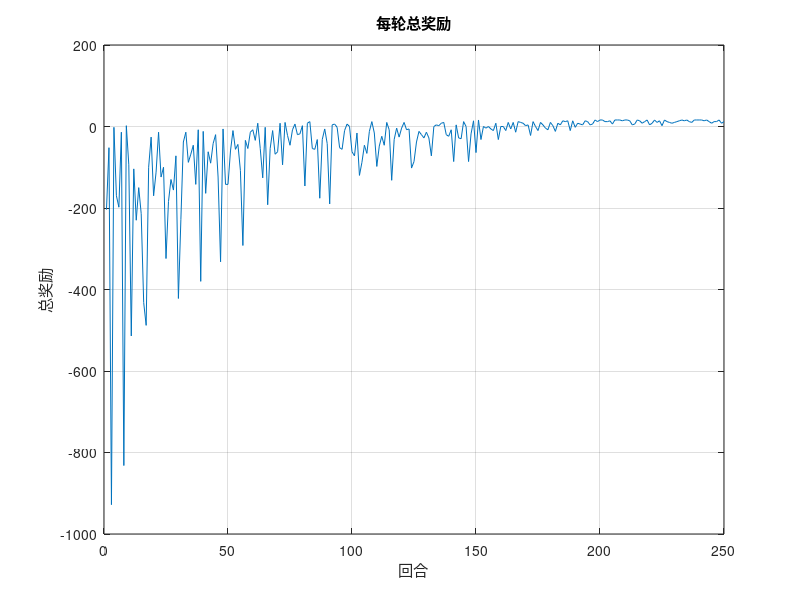
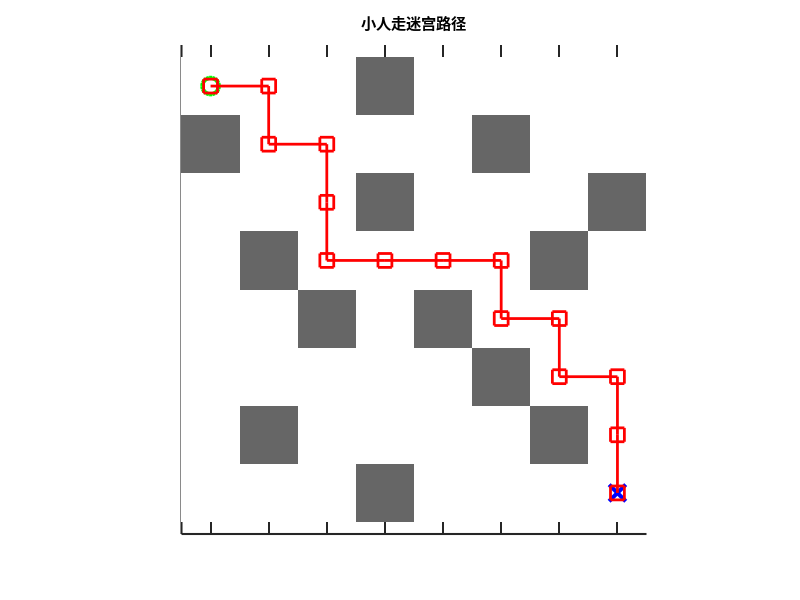

MATLAB code to generate these figures, in order:
clear; clc; close all;

% 设置随机数种子
rng(1);

% 定义迷宫
maze = [0 0 0 1 0 0 0 0;
        1 0 0 0 0 1 0 0;
        0 0 0 1 0 0 0 1;
        0 1 0 0 0 0 1 0;
        0 0 1 0 1 0 0 0;
        0 0 0 0 0 1 0 0;
        0 1 0 0 0 0 1 0;
        0 0 0 1 0 0 0 0];

numRows = size(maze, 1);
numCols = size(maze, 2);
numStates = numRows * numCols;

% Q-Learning 参数
numEpisodes = 250;  % 训练回合数
gamma = 0.9;         % 折扣因子
alpha = 0.1;         % 学习率
epsilon = 1;       % 初始探索率

% 初始化 Q 表
Q = zeros(numStates, 4); % 4个动作: 上, 下, 左, 右

% 用于记录每轮总奖励
totalRewards = zeros(numEpisodes, 1);

% 定义动作
actions = [ -1, 0;  % 上
             1, 0;  % 下
             0, -1; % 左
             0, 1]; % 右

% 训练 Q-Learning
for episode = 1:numEpisodes
    % 初始化状态
    state = 1;  % 从(1,1)开始
    totalReward = 0; % 初始化每轮总奖励
    
    while true
        % 选择动作
        if rand < epsilon
            action = randi(4); % 探索
        else
            [~, action] = max(Q(state, :)); % 利用
        end

        % 计算新状态
        [row, col] = ind2sub([numRows, numCols], state);
        newRow = row + actions(action, 1);
        newCol = col + actions(action, 2);
        
        % 检查新状态是否有效
        if newRow >= 1 && newRow <= numRows && newCol >= 1 && newCol <= numCols && maze(newRow, newCol) == 0
            newState = sub2ind([numRows, numCols], newRow, newCol);
        else
            newState = state; % 如果无效，保持在当前状态
        end

        % 奖励设定
        reward = (newState == numStates) * 30; % 到达终点奖励20
        if newState ~= state
            reward = reward - 1; % 每次有效移动给予-1的惩罚
        end
        
        totalReward = totalReward + reward; % 累加总奖励
        
        % 更新 Q 值
        Q(state, action) = Q(state, action) + alpha * (reward + gamma * max(Q(newState, :)) - Q(state, action));

        % 更新状态
        state = newState;

        if state == numStates
            break; % 到达终点，结束回合
        end
    end
    
    totalRewards(episode) = totalReward; % 记录每轮总奖励

    % 随着训练进展逐步减少 epsilon
    epsilon = max(0.1, epsilon * 0.99); % 保证 epsilon 不小于 0.1
end

% 打印学习到的 Q 表
disp('Q表:');
disp(Q);

% 从起点到终点找到最佳路径
path = [];
state = 1; % 从(1,1)开始
while state ~= numStates
    path = [path; state]; % 记录路径
    [~, action] = max(Q(state, :)); % 选择最优动作

    % 获取当前的行和列
    [row, col] = ind2sub([numRows, numCols], state);
    newRow = row + actions(action, 1); % 计算新行
    newCol = col + actions(action, 2); % 计算新列

    % 检查新状态是否有效
    if newRow >= 1 && newRow <= numRows && newCol >= 1 && newCol <= numCols && maze(newRow, newCol) == 0
        state = sub2ind([numRows, numCols], newRow, newCol); % 更新状态
    else
        % 如果无效，选择一个随机有效动作
        validActions = [];
        for a = 1:4
            testRow = row + actions(a, 1);
            testCol = col + actions(a, 2);
            if testRow >= 1 && testRow <= numRows && testCol >= 1 && testCol <= numCols && maze(testRow, testCol) == 0
                validActions = [validActions; a];
            end
        end
        if ~isempty(validActions)
            action = validActions(randi(length(validActions))); % 随机选择一个有效动作
            state = sub2ind([numRows, numCols], row + actions(action, 1), col + actions(action, 2));
        else
            disp('无有效动作，保持当前状态。');
        end
    end
end
path = [path; state]; % 添加终点到路径

% 打印路径
disp('从起点到终点的最佳路径状态:');
disp(path);

%% 可视化每轮总奖励
figure;
plot(totalRewards);
title('每轮总奖励');
xlabel('回合');
ylabel('总奖励');
grid on;

%% 可视化小人走迷宫路径
% 创建一个图形窗口
figure('Position', [200 200 600 600]); % 调整窗口大小

% 绘制迷宫
hold on;
maze_img = maze;  % 使用给定的迷宫矩阵
maze_img(end,end) = 0; % 确保终点不被显示为障碍物
imagesc(maze_img);
colormap(gca, [1 1 1; 0.4 0.4 0.4]); % 设置颜色映射，0为白色通路，1为灰色障碍物
axis equal tight;
set(gca, 'YDir', 'reverse', 'XTick', 1:numCols, 'YTick', 1:numRows, ...
         'XTickLabel', [], 'YTickLabel', [], 'GridAlpha', 1, 'LineWidth', 1.5);
grid on;

% 绘制起点和终点
plot(1, 1, 'go', 'MarkerSize', 12, 'LineWidth', 3);  % 绿色起点
plot(numCols, numRows, 'bx', 'MarkerSize', 12, 'LineWidth', 3);  % 蓝色终点

% 绘制路径并连接相邻点
if length(path) > 1
    path_x = zeros(length(path), 1);
    path_y = zeros(length(path), 1);
    for i = 1:length(path)
        [row, col] = ind2sub([numRows, numCols], path(i));
        path_x(i) = col;
        path_y(i) = row;
    end
    plot(path_x, path_y, 'r-', 'LineWidth', 2); % 连接路径点的红线
    plot(path_x, path_y, 'rs', 'MarkerSize', 10, 'LineWidth', 2); % 路径点标记
end

title('小人走迷宫路径');
hold off;
